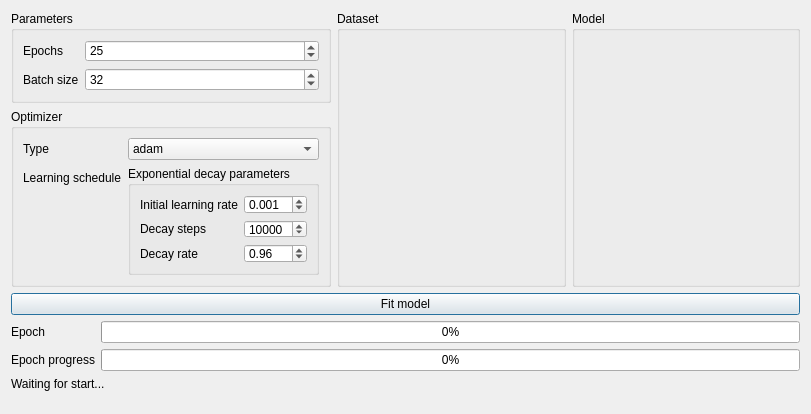
<?xml version="1.0" encoding="UTF-8"?>
<ui version="4.0">
 <class>TrainWizard</class>
 <widget class="QDialog" name="TrainWizard">
  <property name="geometry">
   <rect>
    <x>0</x>
    <y>0</y>
    <width>811</width>
    <height>414</height>
   </rect>
  </property>
  <property name="windowTitle">
   <string>Training panel</string>
  </property>
  <layout class="QGridLayout" name="gridLayout">
   <item row="0" column="2">
    <widget class="QGroupBox" name="modelGroupbox">
     <property name="title">
      <string>Model</string>
     </property>
     <layout class="QGridLayout" name="gridLayout_5">
      <item row="0" column="0">
       <layout class="QGridLayout" name="modelSpace"/>
      </item>
     </layout>
    </widget>
   </item>
   <item row="0" column="0">
    <layout class="QGridLayout" name="trainOptionsGridLayout">
     <property name="sizeConstraint">
      <enum>QLayout::SetDefaultConstraint</enum>
     </property>
     <item row="1" column="0">
      <widget class="QGroupBox" name="groupBoxTrainParams">
       <property name="maximumSize">
        <size>
         <width>16777215</width>
         <height>92</height>
        </size>
       </property>
       <property name="title">
        <string>Parameters</string>
       </property>
       <layout class="QFormLayout" name="formLayout">
        <item row="0" column="0">
         <widget class="QLabel" name="trainEpochsLabel">
          <property name="text">
           <string>Epochs</string>
          </property>
          <property name="buddy">
           <cstring>trainEpochs</cstring>
          </property>
         </widget>
        </item>
        <item row="0" column="1">
         <widget class="QSpinBox" name="trainEpochs">
          <property name="buttonSymbols">
           <enum>QAbstractSpinBox::UpDownArrows</enum>
          </property>
          <property name="showGroupSeparator" stdset="0">
           <bool>false</bool>
          </property>
          <property name="minimum">
           <number>1</number>
          </property>
          <property name="maximum">
           <number>99</number>
          </property>
          <property name="value">
           <number>25</number>
          </property>
          <property name="displayIntegerBase">
           <number>10</number>
          </property>
         </widget>
        </item>
        <item row="2" column="0">
         <widget class="QLabel" name="trainBatchLabel">
          <property name="text">
           <string>Batch size</string>
          </property>
          <property name="buddy">
           <cstring>trainBatch</cstring>
          </property>
         </widget>
        </item>
        <item row="2" column="1">
         <widget class="QSpinBox" name="trainBatch">
          <property name="minimum">
           <number>1</number>
          </property>
          <property name="maximum">
           <number>99999</number>
          </property>
          <property name="value">
           <number>32</number>
          </property>
         </widget>
        </item>
       </layout>
      </widget>
     </item>
     <item row="2" column="0">
      <widget class="QGroupBox" name="groupBoxTrainOptimizer">
       <property name="maximumSize">
        <size>
         <width>16777215</width>
         <height>178</height>
        </size>
       </property>
       <property name="title">
        <string>Optimizer</string>
       </property>
       <layout class="QFormLayout" name="formLayout_2">
        <item row="0" column="0">
         <widget class="QLabel" name="label">
          <property name="text">
           <string>Type</string>
          </property>
          <property name="buddy">
           <cstring>optimizer</cstring>
          </property>
         </widget>
        </item>
        <item row="0" column="1">
         <widget class="QComboBox" name="optimizer">
          <item>
           <property name="text">
            <string>adam</string>
           </property>
          </item>
         </widget>
        </item>
        <item row="1" column="0">
         <widget class="QLabel" name="label_2">
          <property name="text">
           <string>Learning schedule</string>
          </property>
         </widget>
        </item>
        <item row="1" column="1">
         <widget class="QGroupBox" name="groupBox">
          <property name="title">
           <string>Exponential decay parameters</string>
          </property>
          <layout class="QFormLayout" name="formLayout_3">
           <item row="0" column="0">
            <widget class="QLabel" name="label_3">
             <property name="text">
              <string>Initial learning rate</string>
             </property>
             <property name="buddy">
              <cstring>initialRate</cstring>
             </property>
            </widget>
           </item>
           <item row="1" column="0">
            <widget class="QLabel" name="label_4">
             <property name="text">
              <string>Decay steps</string>
             </property>
             <property name="buddy">
              <cstring>decaySteps</cstring>
             </property>
            </widget>
           </item>
           <item row="2" column="0">
            <widget class="QLabel" name="label_5">
             <property name="text">
              <string>Decay rate</string>
             </property>
             <property name="buddy">
              <cstring>decayRate</cstring>
             </property>
            </widget>
           </item>
           <item row="0" column="1">
            <widget class="QDoubleSpinBox" name="initialRate">
             <property name="decimals">
              <number>3</number>
             </property>
             <property name="maximum">
              <double>1.000000000000000</double>
             </property>
             <property name="singleStep">
              <double>0.001000000000000</double>
             </property>
             <property name="value">
              <double>0.001000000000000</double>
             </property>
            </widget>
           </item>
           <item row="1" column="1">
            <widget class="QSpinBox" name="decaySteps">
             <property name="minimum">
              <number>5000</number>
             </property>
             <property name="maximum">
              <number>20000</number>
             </property>
             <property name="singleStep">
              <number>500</number>
             </property>
             <property name="value">
              <number>10000</number>
             </property>
            </widget>
           </item>
           <item row="2" column="1">
            <widget class="QDoubleSpinBox" name="decayRate">
             <property name="minimum">
              <double>0.010000000000000</double>
             </property>
             <property name="maximum">
              <double>1.000000000000000</double>
             </property>
             <property name="singleStep">
              <double>0.010000000000000</double>
             </property>
             <property name="value">
              <double>0.960000000000000</double>
             </property>
            </widget>
           </item>
          </layout>
         </widget>
        </item>
       </layout>
      </widget>
     </item>
    </layout>
   </item>
   <item row="0" column="1">
    <widget class="QGroupBox" name="datasetGroupbox">
     <property name="title">
      <string>Dataset</string>
     </property>
     <layout class="QVBoxLayout" name="verticalLayout_2">
      <item>
       <layout class="QVBoxLayout" name="datasetSpace"/>
      </item>
     </layout>
    </widget>
   </item>
   <item row="2" column="0" colspan="3">
    <layout class="QFormLayout" name="formLayout_4">
     <item row="0" column="0">
      <widget class="QLabel" name="label_7">
       <property name="text">
        <string>Epoch</string>
       </property>
      </widget>
     </item>
     <item row="0" column="1">
      <widget class="QProgressBar" name="learningProgbar">
       <property name="value">
        <number>0</number>
       </property>
       <property name="alignment">
        <set>Qt::AlignCenter</set>
       </property>
      </widget>
     </item>
     <item row="1" column="0">
      <widget class="QLabel" name="label_6">
       <property name="font">
        <font>
         <weight>50</weight>
         <bold>false</bold>
        </font>
       </property>
       <property name="text">
        <string>Epoch progress</string>
       </property>
      </widget>
     </item>
     <item row="1" column="1">
      <widget class="QProgressBar" name="epochProgbar">
       <property name="value">
        <number>0</number>
       </property>
       <property name="alignment">
        <set>Qt::AlignCenter</set>
       </property>
      </widget>
     </item>
     <item row="2" column="0" colspan="2">
      <widget class="QLabel" name="statusMessage">
       <property name="text">
        <string>Waiting for start...</string>
       </property>
      </widget>
     </item>
    </layout>
   </item>
   <item row="1" column="0" colspan="3">
    <widget class="QPushButton" name="fitModelButton">
     <property name="text">
      <string>Fit model</string>
     </property>
    </widget>
   </item>
  </layout>
 </widget>
 <resources/>
 <connections/>
</ui>
